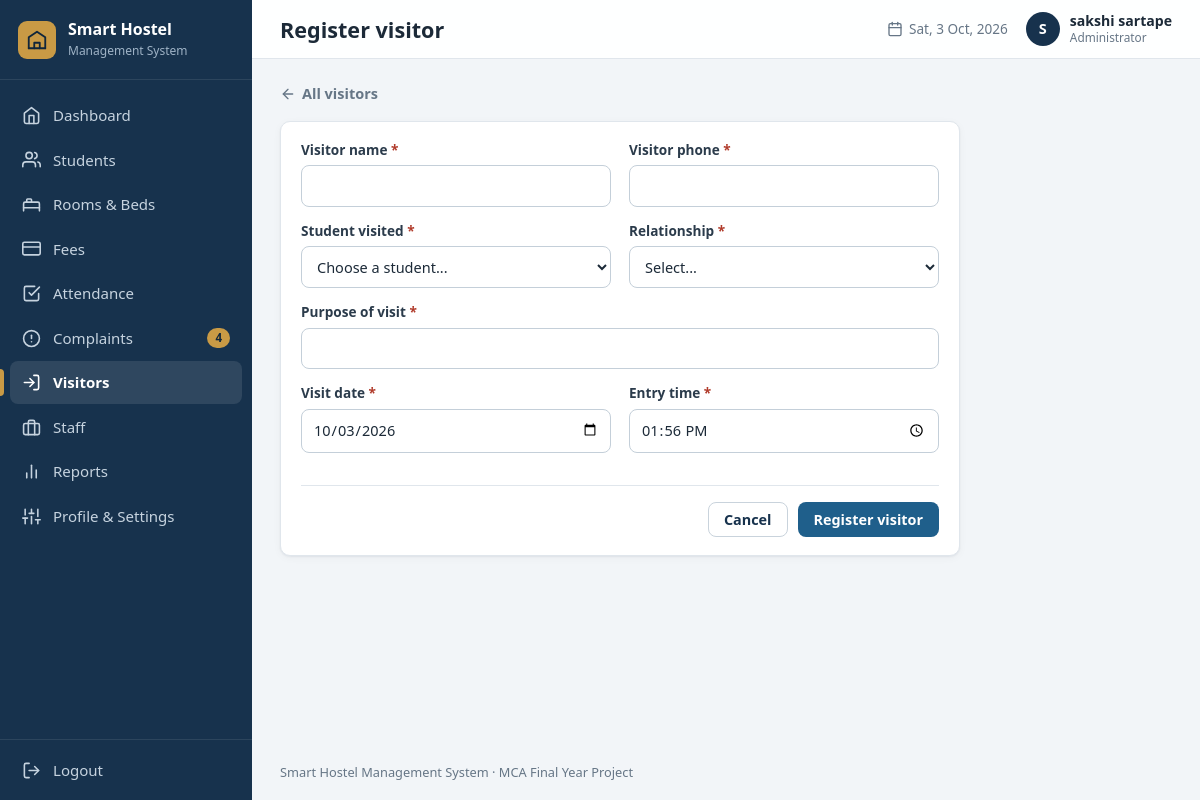
The page /visitors/add (signed in) on the database its author committed.
### tables this page shows
CREATE TABLE settings (
    key   TEXT PRIMARY KEY,
    value TEXT NOT NULL
);

CREATE TABLE users (
    id            INTEGER PRIMARY KEY AUTOINCREMENT,
    username      TEXT NOT NULL UNIQUE COLLATE NOCASE,
    password_hash TEXT NOT NULL,
    full_name     TEXT NOT NULL,
    email         TEXT,
    phone         TEXT,
    role          TEXT NOT NULL DEFAULT 'Administrator',
    created_at    TEXT NOT NULL DEFAULT (datetime('now','localtime')),
    last_login    TEXT
);

### routes/visitors.py (the view)
@bp.route("/add", methods=["GET", "POST"])
def add_visitor():
    data, errors = {}, {}
    if request.method == "POST":
        data, errors = validate_visitor(request.form)
        if not errors:
            database = db.get_db()
            database.execute(
                "INSERT INTO visitors (visitor_name, phone, student_id, relationship, purpose, visit_date, entry_time) "
                "VALUES (?,?,?,?,?,?,?)",
                (data["visitor_name"], data["phone"], int(data["student_id"]), data["relationship"],
                 data["purpose"], data["visit_date"], helpers.parse_time(data["entry_time"])))
            database.commit()
            flash("Visitor registered. Remember to record the exit time.", "success")
            return redirect(url_for("visitors.list_visitors", scope="today"))
        flash("Please correct the highlighted fields.", "danger")
    else:
        data = {"visit_date": helpers.today(), "entry_time": datetime.now().strftime("%H:%M"),
                "student_id": request.args.get("student", "")}
    return render_template("visitor_form.html", data=data, errors=errors,
                           students=db.query_all("SELECT id, student_code, full_name FROM students "
                                                 "WHERE status = 'Active' ORDER BY full_name COLLATE NOCASE"),
                           relationships=helpers.RELATIONSHIPS)

### db.py (called while the page is built)
def connect(path):
    conn = sqlite3.connect(path, timeout=10)
    conn.row_factory = sqlite3.Row          # rows behave like dicts: row["name"]
    conn.execute("PRAGMA foreign_keys = ON")
    return conn

def get_db():
    if "db" not in g:
        g.db = connect(current_app.config["DATABASE"])
    return g.db

def query_all(sql, params=()):
    return get_db().execute(sql, params).fetchall()

def query_one(sql, params=()):
    return get_db().execute(sql, params).fetchone()

def scalar(sql, params=()):
    row = get_db().execute(sql, params).fetchone()
    return row[0] if row else None

def get_setting(key, default=""):
    row = query_one("SELECT value FROM settings WHERE key = ?", (key,))
    return row["value"] if row else DEFAULT_SETTINGS.get(key, default)

### helpers.py (called while the page is built)
def today():
    return date.today().isoformat()

def csrf_token():
    if "_csrf" not in session:
        session["_csrf"] = secrets.token_hex(16)
    return session["_csrf"]

def icon(name, size=18):
    path = _ICONS.get(name, _ICONS["file"])
    return Markup(f'<svg class="icon" width="{size}" height="{size}" viewBox="0 0 24 24" fill="none" '
                  f'stroke="currentColor" stroke-width="2" stroke-linecap="round" '
                  f'stroke-linejoin="round" aria-hidden="true">{path}</svg>')

def student_pairs(rows):
    return [(r["id"], f"{r['full_name']} ({r['student_code']})") for r in rows]

### templates/visitor_form.html (shortened to what this page needs)
{% extends "base.html" %}
{% from "_macros.html" import csrf, field, select %}
{% block heading %}<h1>Register visitor</h1>{% endblock %}
{% block content %}
<div class="page-head"><a class="back-link" href="{{ url_for('visitors.list_visitors') }}">{{ icon('arrow-left', 16) }} All visitors</a></div>
<form method="post" class="card form-card narrow" novalidate data-validate>
  <div class="form-grid">
    {{ field('Visitor name', 'visitor_name', data.get('visitor_name'), errors, required=True) }}
    {{ field('Visitor phone', 'phone', data.get('phone'), errors, type='tel', required=True, attrs='data-pattern="phone"') }}
    {{ select('Student visited', 'student_id', students|student_pairs, data.get('student_id'), errors, required=True, blank='Choose a student...') }}
    {{ select('Relationship', 'relationship', relationships, data.get('relationship'), errors, required=True) }}
    {{ field('Purpose of visit', 'purpose', data.get('purpose'), errors, required=True, span=2, attrs='maxlength="200"') }}
    {{ field('Visit date', 'visit_date', data.get('visit_date'), errors, type='date', required=True, attrs='max="' ~ today() ~ '"') }}
    {{ field('Entry time', 'entry_time', data.get('entry_time'), errors, type='time', required=True) }}
  </div>
  <div class="form-actions"><a class="btn btn-secondary" href="{{ url_for('visitors.list_visitors') }}">Cancel</a>
    <button class="btn btn-primary" type="submit">Register visitor</button></div>
</form>
{% endblock %}

### templates/base.html (shortened to what this page needs)
{% from "_macros.html" import csrf %}
<!DOCTYPE html>
<html lang="en">
<head>
  <link rel="stylesheet" href="{{ url_for('static', filename='css/style.css') }}">
</head>
<body class="app">
<aside class="sidebar" id="sidebar">
  <a class="brand" href="{{ url_for('dashboard.index') }}">
    <span class="brand-mark">{{ icon('building', 22) }}</span>
    <span class="brand-text"><strong>{{ hostel_name }}</strong><small>Management System</small></span>
  </a>
  <nav class="nav" aria-label="Main navigation">
    {% for bp_name, endpoint, label, icon_name in navigation %}
      <a href="{{ url_for(endpoint) }}" class="nav-link{% if request.blueprint == bp_name %} active{% endif %}">
        {{ icon(icon_name, 19) }}<span>{{ label }}</span>
        {% if bp_name == 'complaints' and open_complaints %}<em class="nav-count">{{ open_complaints }}</em>{% endif %}
      </a>
    {% endfor %}
  </nav>
  <form method="post" action="{{ url_for('auth.logout') }}" class="logout-form">
    <button type="submit" class="nav-link logout">{{ icon('logout', 19) }}<span>Logout</span></button>
  </form>
</aside>
<div class="main">
  <header class="topbar">
    <div class="topbar-title">{% block heading %}{% endblock %}</div>
    <div class="topbar-right">
      <span class="topbar-date">{{ icon('calendar', 16) }} <span id="today-label">{{ today() }}</span></span>
      <a class="user-chip" href="{{ url_for('profile.view') }}" title="Profile & settings">
        <span class="avatar">{{ current_user.full_name[:1]|upper }}</span>
        <span class="user-name">{{ current_user.full_name }}<small>{{ current_user.role }}</small></span>
      </a>
    </div>
  </header>
  <main class="content">
    {% block content %}{% endblock %}
  </main>
  <footer class="footer">{{ hostel_name }} Management System &middot; MCA Final Year Project</footer>
</div>
</body>
</html>

### rows shown on the page
settings: value "Smart Hostel"
users: full_name "S", full_name "sakshi sartape", role "Administrator"

### other values the page prints
{{ label }} "Dashboard" "Students" "Rooms & Beds" "Fees" "Attendance" "Complaints" "Visitors" "Staff" "Reports" "Profile & Settings"
{{ open_complaints }} "4"
{{ label }} "Visitor name Visitor phone Purpose of visit Visit date Entry time"
{{ label }} "Student visited Relationship"
form field student_id "Choose a student..."
form field relationship "Select..."
